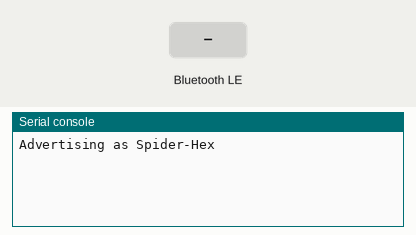
Simulated run of this program. Board: ESP32 board running MicroPython. On the bench: the last lines printed to the serial console. The inputs (shaded band) are chosen by the test bench. Nothing arrives over Bluetooth unless stated.

Above: at 1.2 s.
1.3 s: "1" written over Bluetooth
At 2.1 s:
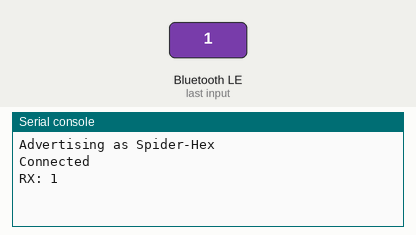
2.8 s: "on" written over Bluetooth
At 3.2 s:
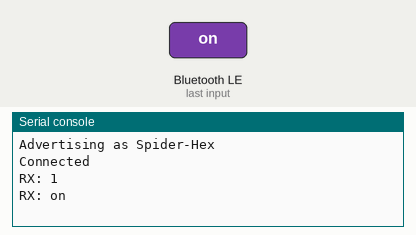
4.3 s: "off" written over Bluetooth
At 5.6 s:
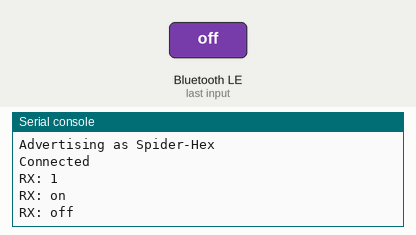

Measured:
- after the input at 1.3 s, the serial console: prints a new line at once (image 1)
- after the input at 2.8 s, the serial console: prints a new line at once (image 2)
- after the input at 4.3 s, the serial console: prints a new line at once (image 3)

The program:

Advertise-Pair-Old.py
```python
from micropython import const
import bluetooth
import struct
import time

# IRQ events
_IRQ_CENTRAL_CONNECT = const(1)
_IRQ_CENTRAL_DISCONNECT = const(2)
_IRQ_GATTS_WRITE = const(3)

# Nordic UART Service (NUS) UUIDs
_UART_UUID = bluetooth.UUID("6E400001-B5A3-F393-E0A9-E50E24DCCA9E")
_UART_TX = (bluetooth.UUID("6E400003-B5A3-F393-E0A9-E50E24DCCA9E"),
            bluetooth.FLAG_NOTIFY | bluetooth.FLAG_READ)
_UART_RX = (bluetooth.UUID("6E400002-B5A3-F393-E0A9-E50E24DCCA9E"),
            bluetooth.FLAG_WRITE)

_UART_SERVICE = (_UART_UUID, (_UART_TX, _UART_RX))

def advertising_payload(name):
    return (
        b'\x02\x01\x06' +
        bytes((len(name) + 1, 0x09)) + name.encode()
    )

class BLEUART:
    def __init__(self, ble, name="Spider-Hex"):
        self.ble = ble
        self.ble.active(True)
        self.ble.irq(self.irq)

        ((self.tx, self.rx),) = self.ble.gatts_register_services((_UART_SERVICE,))
        self.connections = set()

        self.ble.gap_advertise(100, advertising_payload(name))
        print("Advertising as", name)

    def irq(self, event, data):
        if event == _IRQ_CENTRAL_CONNECT:
            conn_handle, _, _ = data
            self.connections.add(conn_handle)
            print("Connected")

        elif event == _IRQ_CENTRAL_DISCONNECT:
            conn_handle, _, _ = data
            self.connections.discard(conn_handle)
            print("Disconnected")
            self.ble.gap_advertise(100, advertising_payload("Spider-Hex"))

        elif event == _IRQ_GATTS_WRITE:
            conn_handle, value_handle = data
            if value_handle == self.rx:
                msg = self.ble.gatts_read(self.rx)
                try:
                    text = msg.decode().strip()
                    print("RX:", text)
                    self.send(b"ACK: " + msg + b"\n")
                except:
                    pass

    def send(self, data):
        for conn_handle in self.connections:
            self.ble.gatts_notify(conn_handle, self.tx, data)

ble = bluetooth.BLE()
uart = BLEUART(ble)

while True:
    #uart.send(b"Hello from ESP32\n")
    time.sleep(1)
```
